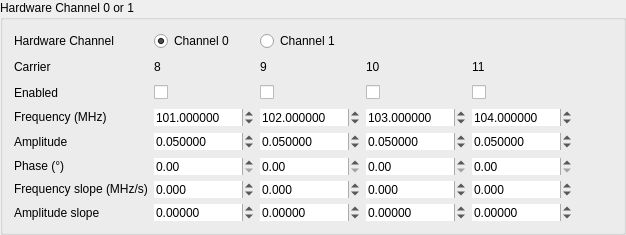
     <widget class="QGroupBox" name="groupBox_HW0_2">
      <property name="sizePolicy">
       <sizepolicy hsizetype="Preferred" vsizetype="Preferred">
        <horstretch>0</horstretch>
        <verstretch>0</verstretch>
       </sizepolicy>
      </property>
      <property name="minimumSize">
       <size>
        <width>0</width>
        <height>0</height>
       </size>
      </property>
      <property name="title">
       <string>Hardware Channel 0 or 1</string>
      </property>
      <property name="alignment">
       <set>Qt::AlignLeading|Qt::AlignLeft|Qt::AlignTop</set>
      </property>
      <layout class="QGridLayout" name="gridLayout_3">
       <item row="0" column="0">
        <widget class="QLabel" name="label_carrier_4">
         <property name="sizePolicy">
          <sizepolicy hsizetype="Preferred" vsizetype="Fixed">
           <horstretch>0</horstretch>
           <verstretch>0</verstretch>
          </sizepolicy>
         </property>
         <property name="minimumSize">
          <size>
           <width>120</width>
           <height>20</height>
          </size>
         </property>
         <property name="text">
          <string>Hardware Channel</string>
         </property>
        </widget>
       </item>
       <item row="1" column="2">
        <widget class="QLabel" name="label_core_9">
         <property name="text">
          <string>9</string>
         </property>
        </widget>
       </item>
       <item row="2" column="0">
        <widget class="QLabel" name="label_enabled_2">
         <property name="sizePolicy">
          <sizepolicy hsizetype="Fixed" vsizetype="Preferred">
           <horstretch>0</horstretch>
           <verstretch>0</verstretch>
          </sizepolicy>
         </property>
         <property name="minimumSize">
          <size>
           <width>120</width>
           <height>20</height>
          </size>
         </property>
         <property name="text">
          <string>Enabled</string>
         </property>
        </widget>
       </item>
       <item row="5" column="1">
        <widget class="QDoubleSpinBox" name="phase_8">
         <property name="sizePolicy">
          <sizepolicy hsizetype="Fixed" vsizetype="Fixed">
           <horstretch>0</horstretch>
           <verstretch>0</verstretch>
          </sizepolicy>
         </property>
         <property name="minimumSize">
          <size>
           <width>100</width>
           <height>0</height>
          </size>
         </property>
         <property name="frame">
          <bool>false</bool>
         </property>
         <property name="suffix">
          <string/>
         </property>
         <property name="decimals">
          <number>2</number>
         </property>
         <property name="maximum">
          <double>360.000000000000000</double>
         </property>
         <property name="singleStep">
          <double>0.100000000000000</double>
         </property>
        </widget>
       </item>
       <item row="1" column="3">
        <widget class="QLabel" name="label_core_10">
         <property name="text">
          <string>10</string>
         </property>
        </widget>
       </item>
       <item row="5" column="3">
        <widget class="QDoubleSpinBox" name="phase_10">
         <property name="sizePolicy">
          <sizepolicy hsizetype="Fixed" vsizetype="Fixed">
           <horstretch>0</horstretch>
           <verstretch>0</verstretch>
          </sizepolicy>
         </property>
         <property name="minimumSize">
          <size>
           <width>100</width>
           <height>0</height>
          </size>
         </property>
         <property name="frame">
          <bool>false</bool>
         </property>
         <property name="suffix">
          <string/>
         </property>
         <property name="decimals">
          <number>2</number>
         </property>
         <property name="maximum">
          <double>360.000000000000000</double>
         </property>
         <property name="singleStep">
          <double>0.100000000000000</double>
         </property>
        </widget>
       </item>
       <item row="3" column="2">
        <widget class="QDoubleSpinBox" name="frequency_9">
         <property name="sizePolicy">
          <sizepolicy hsizetype="Fixed" vsizetype="Fixed">
           <horstretch>0</horstretch>
           <verstretch>0</verstretch>
          </sizepolicy>
         </property>
         <property name="minimumSize">
          <size>
           <width>100</width>
           <height>0</height>
          </size>
         </property>
         <property name="frame">
          <bool>false</bool>
         </property>
         <property name="suffix">
          <string/>
         </property>
         <property name="decimals">
          <number>6</number>
         </property>
         <property name="maximum">
          <double>1250.000000000000000</double>
         </property>
         <property name="value">
          <double>102.000000000000000</double>
         </property>
        </widget>
       </item>
       <item row="1" column="1">
        <widget class="QLabel" name="label_core_8">
         <property name="text">
          <string>8</string>
         </property>
        </widget>
       </item>
       <item row="2" column="2">
        <widget class="QCheckBox" name="enable_9">
         <property name="sizePolicy">
          <sizepolicy hsizetype="Fixed" vsizetype="Fixed">
           <horstretch>0</horstretch>
           <verstretch>0</verstretch>
          </sizepolicy>
         </property>
         <property name="minimumSize">
          <size>
           <width>100</width>
           <height>0</height>
          </size>
         </property>
         <property name="text">
          <string/>
         </property>
         <property name="checked">
          <bool>false</bool>
         </property>
        </widget>
       </item>
       <item row="6" column="4">
        <widget class="QDoubleSpinBox" name="frequencySlope_11">
         <property name="sizePolicy">
          <sizepolicy hsizetype="Fixed" vsizetype="Fixed">
           <horstretch>0</horstretch>
           <verstretch>0</verstretch>
          </sizepolicy>
         </property>
         <property name="minimumSize">
          <size>
           <width>100</width>
           <height>0</height>
          </size>
         </property>
         <property name="frame">
          <bool>false</bool>
         </property>
         <property name="suffix">
          <string/>
         </property>
         <property name="decimals">
          <number>3</number>
         </property>
         <property name="minimum">
          <double>-1250.000000000000000</double>
         </property>
         <property name="maximum">
          <double>1250.000000000000000</double>
         </property>
         <property name="singleStep">
          <double>10.000000000000000</double>
         </property>
        </widget>
       </item>
       <item row="5" column="2">
        <widget class="QDoubleSpinBox" name="phase_9">
         <property name="sizePolicy">
          <sizepolicy hsizetype="Fixed" vsizetype="Fixed">
           <horstretch>0</horstretch>
           <verstretch>0</verstretch>
          </sizepolicy>
         </property>
         <property name="minimumSize">
          <size>
           <width>100</width>
           <height>0</height>
          </size>
         </property>
         <property name="frame">
          <bool>false</bool>
         </property>
         <property name="suffix">
          <string/>
         </property>
         <property name="decimals">
          <number>2</number>
         </property>
         <property name="maximum">
          <double>360.000000000000000</double>
         </property>
         <property name="singleStep">
          <double>0.100000000000000</double>
         </property>
        </widget>
       </item>
       <item row="3" column="4">
        <widget class="QDoubleSpinBox" name="frequency_11">
         <property name="sizePolicy">
          <sizepolicy hsizetype="Fixed" vsizetype="Fixed">
           <horstretch>0</horstretch>
           <verstretch>0</verstretch>
          </sizepolicy>
         </property>
         <property name="minimumSize">
          <size>
           <width>100</width>
           <height>0</height>
          </size>
         </property>
         <property name="frame">
          <bool>false</bool>
         </property>
         <property name="suffix">
          <string/>
         </property>
         <property name="decimals">
          <number>6</number>
         </property>
         <property name="maximum">
          <double>1250.000000000000000</double>
         </property>
         <property name="value">
          <double>104.000000000000000</double>
         </property>
        </widget>
       </item>
       <item row="1" column="4">
        <widget class="QLabel" name="label_core_11">
         <property name="text">
          <string>11</string>
         </property>
        </widget>
       </item>
       <item row="5" column="4">
        <widget class="QDoubleSpinBox" name="phase_11">
         <property name="sizePolicy">
          <sizepolicy hsizetype="Fixed" vsizetype="Fixed">
           <horstretch>0</horstretch>
           <verstretch>0</verstretch>
          </sizepolicy>
         </property>
         <property name="minimumSize">
          <size>
           <width>100</width>
           <height>0</height>
          </size>
         </property>
         <property name="frame">
          <bool>false</bool>
         </property>
         <property name="suffix">
          <string/>
         </property>
         <property name="decimals">
          <number>2</number>
         </property>
         <property name="maximum">
          <double>360.000000000000000</double>
         </property>
         <property name="singleStep">
          <double>0.100000000000000</double>
         </property>
        </widget>
       </item>
       <item row="5" column="0">
        <widget class="QLabel" name="label_phas_2">
         <property name="sizePolicy">
          <sizepolicy hsizetype="Preferred" vsizetype="Fixed">
           <horstretch>0</horstretch>
           <verstretch>0</verstretch>
          </sizepolicy>
         </property>
         <property name="minimumSize">
          <size>
           <width>120</width>
           <height>0</height>
          </size>
         </property>
         <property name="text">
          <string>Phase (°)</string>
         </property>
        </widget>
       </item>
       <item row="4" column="0">
        <widget class="QLabel" name="label_ampl_2">
         <property name="sizePolicy">
          <sizepolicy hsizetype="Preferred" vsizetype="Fixed">
           <horstretch>0</horstretch>
           <verstretch>0</verstretch>
          </sizepolicy>
         </property>
         <property name="minimumSize">
          <size>
           <width>120</width>
           <height>0</height>
          </size>
         </property>
         <property name="text">
          <string>Amplitude</string>
         </property>
        </widget>
       </item>
       <item row="6" column="0">
        <widget class="QLabel" name="label_freq_slope_2">
         <property name="sizePolicy">
          <sizepolicy hsizetype="Preferred" vsizetype="Fixed">
           <horstretch>0</horstretch>
           <verstretch>0</verstretch>
          </sizepolicy>
         </property>
         <property name="minimumSize">
          <size>
           <width>120</width>
           <height>0</height>
          </size>
         </property>
         <property name="text">
          <string>Frequency slope (MHz/s)</string>
         </property>
        </widget>
       </item>
       <item row="3" column="0">
        <widget class="QLabel" name="label_freq_2">
         <property name="sizePolicy">
          <sizepolicy hsizetype="Preferred" vsizetype="Fixed">
           <horstretch>0</horstretch>
           <verstretch>0</verstretch>
          </sizepolicy>
         </property>
         <property name="minimumSize">
          <size>
           <width>120</width>
           <height>0</height>
          </size>
         </property>
         <property name="text">
          <string>Frequency (MHz)</string>
         </property>
        </widget>
       </item>
       <item row="4" column="3">
        <widget class="QDoubleSpinBox" name="amplitude_10">
         <property name="sizePolicy">
          <sizepolicy hsizetype="Fixed" vsizetype="Fixed">
           <horstretch>0</horstretch>
           <verstretch>0</verstretch>
          </sizepolicy>
         </property>
         <property name="minimumSize">
          <size>
           <width>100</width>
           <height>0</height>
          </size>
         </property>
         <property name="frame">
          <bool>false</bool>
         </property>
         <property name="decimals">
          <number>6</number>
         </property>
         <property name="maximum">
          <double>1.000000000000000</double>
         </property>
         <property name="singleStep">
          <double>0.001000000000000</double>
         </property>
         <property name="value">
          <double>0.050000000000000</double>
         </property>
        </widget>
       </item>
       <item row="3" column="3">
        <widget class="QDoubleSpinBox" name="frequency_10">
         <property name="sizePolicy">
          <sizepolicy hsizetype="Fixed" vsizetype="Fixed">
           <horstretch>0</horstretch>
           <verstretch>0</verstretch>
          </sizepolicy>
         </property>
         <property name="minimumSize">
          <size>
           <width>100</width>
           <height>0</height>
          </size>
         </property>
         <property name="frame">
          <bool>false</bool>
         </property>
         <property name="suffix">
          <string/>
         </property>
         <property name="decimals">
          <number>6</number>
         </property>
         <property name="maximum">
          <double>1250.000000000000000</double>
         </property>
         <property name="value">
          <double>103.000000000000000</double>
         </property>
        </widget>
       </item>
       <item row="4" column="4">
        <widget class="QDoubleSpinBox" name="amplitude_11">
         <property name="sizePolicy">
          <sizepolicy hsizetype="Fixed" vsizetype="Fixed">
           <horstretch>0</horstretch>
           <verstretch>0</verstretch>
          </sizepolicy>
         </property>
         <property name="minimumSize">
          <size>
           <width>100</width>
           <height>0</height>
          </size>
         </property>
         <property name="frame">
          <bool>false</bool>
         </property>
         <property name="decimals">
          <number>6</number>
         </property>
         <property name="maximum">
          <double>1.000000000000000</double>
         </property>
         <property name="singleStep">
          <double>0.001000000000000</double>
         </property>
         <property name="value">
          <double>0.050000000000000</double>
         </property>
        </widget>
       </item>
       <item row="3" column="1">
        <widget class="QDoubleSpinBox" name="frequency_8">
         <property name="sizePolicy">
          <sizepolicy hsizetype="Fixed" vsizetype="Fixed">
           <horstretch>0</horstretch>
           <verstretch>0</verstretch>
          </sizepolicy>
         </property>
         <property name="minimumSize">
          <size>
           <width>100</width>
           <height>0</height>
          </size>
         </property>
         <property name="frame">
          <bool>false</bool>
         </property>
         <property name="suffix">
          <string/>
         </property>
         <property name="decimals">
          <number>6</number>
         </property>
         <property name="maximum">
          <double>1250.000000000000000</double>
         </property>
         <property name="value">
          <double>101.000000000000000</double>
         </property>
        </widget>
       </item>
       <item row="4" column="2">
        <widget class="QDoubleSpinBox" name="amplitude_9">
         <property name="sizePolicy">
          <sizepolicy hsizetype="Fixed" vsizetype="Fixed">
           <horstretch>0</horstretch>
           <verstretch>0</verstretch>
          </sizepolicy>
         </property>
         <property name="minimumSize">
          <size>
           <width>100</width>
           <height>0</height>
          </size>
         </property>
         <property name="frame">
          <bool>false</bool>
         </property>
         <property name="decimals">
          <number>6</number>
         </property>
         <property name="maximum">
          <double>1.000000000000000</double>
         </property>
         <property name="singleStep">
          <double>0.001000000000000</double>
         </property>
         <property name="value">
          <double>0.050000000000000</double>
         </property>
        </widget>
       </item>
       <item row="6" column="1">
        <widget class="QDoubleSpinBox" name="frequencySlope_8">
         <property name="sizePolicy">
          <sizepolicy hsizetype="Fixed" vsizetype="Fixed">
           <horstretch>0</horstretch>
           <verstretch>0</verstretch>
          </sizepolicy>
         </property>
         <property name="minimumSize">
          <size>
           <width>100</width>
           <height>0</height>
          </size>
         </property>
         <property name="frame">
          <bool>false</bool>
         </property>
         <property name="suffix">
          <string/>
         </property>
         <property name="decimals">
          <number>3</number>
         </property>
         <property name="minimum">
          <double>-1250.000000000000000</double>
         </property>
         <property name="maximum">
          <double>1250.000000000000000</double>
         </property>
         <property name="singleStep">
          <double>10.000000000000000</double>
         </property>
        </widget>
       </item>
       <item row="6" column="2">
        <widget class="QDoubleSpinBox" name="frequencySlope_9">
         <property name="sizePolicy">
          <sizepolicy hsizetype="Fixed" vsizetype="Fixed">
           <horstretch>0</horstretch>
           <verstretch>0</verstretch>
          </sizepolicy>
         </property>
         <property name="minimumSize">
          <size>
           <width>100</width>
           <height>0</height>
          </size>
         </property>
         <property name="frame">
          <bool>false</bool>
         </property>
         <property name="suffix">
          <string/>
         </property>
         <property name="decimals">
          <number>3</number>
         </property>
         <property name="minimum">
          <double>-1250.000000000000000</double>
         </property>
         <property name="maximum">
          <double>1250.000000000000000</double>
         </property>
         <property name="singleStep">
          <double>10.000000000000000</double>
         </property>
        </widget>
       </item>
       <item row="6" column="3">
        <widget class="QDoubleSpinBox" name="frequencySlope_10">
         <property name="sizePolicy">
          <sizepolicy hsizetype="Fixed" vsizetype="Fixed">
           <horstretch>0</horstretch>
           <verstretch>0</verstretch>
          </sizepolicy>
         </property>
         <property name="minimumSize">
          <size>
           <width>100</width>
           <height>0</height>
          </size>
         </property>
         <property name="frame">
          <bool>false</bool>
         </property>
         <property name="suffix">
          <string/>
         </property>
         <property name="decimals">
          <number>3</number>
         </property>
         <property name="minimum">
          <double>-1250.000000000000000</double>
         </property>
         <property name="maximum">
          <double>1250.000000000000000</double>
         </property>
         <property name="singleStep">
          <double>10.000000000000000</double>
         </property>
        </widget>
       </item>
       <item row="2" column="4">
        <widget class="QCheckBox" name="enable_11">
         <property name="sizePolicy">
          <sizepolicy hsizetype="Fixed" vsizetype="Fixed">
           <horstretch>0</horstretch>
           <verstretch>0</verstretch>
          </sizepolicy>
         </property>
         <property name="minimumSize">
          <size>
           <width>100</width>
           <height>0</height>
          </size>
         </property>
         <property name="text">
          <string/>
         </property>
         <property name="checked">
          <bool>false</bool>
         </property>
        </widget>
       </item>
       <item row="1" column="0">
        <widget class="QLabel" name="label_carrier_2">
         <property name="sizePolicy">
          <sizepolicy hsizetype="Preferred" vsizetype="Fixed">
           <horstretch>0</horstretch>
           <verstretch>0</verstretch>
          </sizepolicy>
         </property>
         <property name="minimumSize">
          <size>
           <width>120</width>
           <height>20</height>
          </size>
         </property>
         <property name="text">
          <string>Carrier</string>
         </property>
        </widget>
       </item>
       <item row="4" column="1">
        <widget class="QDoubleSpinBox" name="amplitude_8">
         <property name="sizePolicy">
          <sizepolicy hsizetype="Fixed" vsizetype="Fixed">
           <horstretch>0</horstretch>
           <verstretch>0</verstretch>
          </sizepolicy>
         </property>
         <property name="minimumSize">
          <size>
           <width>100</width>
           <height>0</height>
          </size>
         </property>
         <property name="frame">
          <bool>false</bool>
         </property>
         <property name="decimals">
          <number>6</number>
         </property>
         <property name="maximum">
          <double>1.000000000000000</double>
         </property>
         <property name="singleStep">
          <double>0.001000000000000</double>
         </property>
         <property name="value">
          <double>0.050000000000000</double>
         </property>
        </widget>
       </item>
       <item row="2" column="1">
        <widget class="QCheckBox" name="enable_8">
         <property name="sizePolicy">
          <sizepolicy hsizetype="Fixed" vsizetype="Fixed">
           <horstretch>0</horstretch>
           <verstretch>0</verstretch>
          </sizepolicy>
         </property>
         <property name="minimumSize">
          <size>
           <width>100</width>
           <height>0</height>
          </size>
         </property>
         <property name="text">
          <string/>
         </property>
         <property name="checked">
          <bool>false</bool>
         </property>
        </widget>
       </item>
       <item row="2" column="3">
        <widget class="QCheckBox" name="enable_10">
         <property name="sizePolicy">
          <sizepolicy hsizetype="Fixed" vsizetype="Fixed">
           <horstretch>0</horstretch>
           <verstretch>0</verstretch>
          </sizepolicy>
         </property>
         <property name="minimumSize">
          <size>
           <width>100</width>
           <height>0</height>
          </size>
         </property>
         <property name="text">
          <string/>
         </property>
         <property name="checked">
          <bool>false</bool>
         </property>
        </widget>
       </item>
       <item row="0" column="2">
        <widget class="QRadioButton" name="radioButton_01_1">
         <property name="text">
          <string>Channel 1</string>
         </property>
         <attribute name="buttonGroup">
          <string notr="true">buttonGroup_01</string>
         </attribute>
        </widget>
       </item>
       <item row="0" column="1">
        <widget class="QRadioButton" name="radioButton_01_0">
         <property name="text">
          <string>Channel 0</string>
         </property>
         <property name="checked">
          <bool>true</bool>
         </property>
         <attribute name="buttonGroup">
          <string notr="true">buttonGroup_01</string>
         </attribute>
        </widget>
       </item>
       <item row="4" column="5">
        <spacer name="horizontalSpacer">
         <property name="orientation">
          <enum>Qt::Horizontal</enum>
         </property>
         <property name="sizeHint" stdset="0">
          <size>
           <width>40</width>
           <height>20</height>
          </size>
         </property>
        </spacer>
       </item>
       <item row="7" column="0">
        <widget class="QLabel" name="label_67">
         <property name="text">
          <string>Amplitude slope</string>
         </property>
        </widget>
       </item>
       <item row="7" column="1">
        <widget class="QDoubleSpinBox" name="amplitudeSlope_8">
         <property name="sizePolicy">
          <sizepolicy hsizetype="Fixed" vsizetype="Fixed">
           <horstretch>0</horstretch>
           <verstretch>0</verstretch>
          </sizepolicy>
         </property>
         <property name="minimumSize">
          <size>
           <width>100</width>
           <height>0</height>
          </size>
         </property>
         <property name="wrapping">
          <bool>false</bool>
         </property>
         <property name="frame">
          <bool>false</bool>
         </property>
         <property name="buttonSymbols">
          <enum>QAbstractSpinBox::UpDownArrows</enum>
         </property>
         <property name="suffix">
          <string/>
         </property>
         <property name="decimals">
          <number>5</number>
         </property>
         <property name="minimum">
          <double>-100.000000000000000</double>
         </property>
         <property name="maximum">
          <double>100.000000000000000</double>
         </property>
         <property name="singleStep">
          <double>10.000000000000000</double>
         </property>
        </widget>
       </item>
       <item row="7" column="2">
        <widget class="QDoubleSpinBox" name="amplitudeSlope_9">
         <property name="sizePolicy">
          <sizepolicy hsizetype="Fixed" vsizetype="Fixed">
           <horstretch>0</horstretch>
           <verstretch>0</verstretch>
          </sizepolicy>
         </property>
         <property name="minimumSize">
          <size>
           <width>100</width>
           <height>0</height>
          </size>
         </property>
         <property name="wrapping">
          <bool>false</bool>
         </property>
         <property name="frame">
          <bool>false</bool>
         </property>
         <property name="buttonSymbols">
          <enum>QAbstractSpinBox::UpDownArrows</enum>
         </property>
         <property name="suffix">
          <string/>
         </property>
         <property name="decimals">
          <number>5</number>
         </property>
         <property name="minimum">
          <double>-100.000000000000000</double>
         </property>
         <property name="maximum">
          <double>100.000000000000000</double>
         </property>
         <property name="singleStep">
          <double>10.000000000000000</double>
         </property>
        </widget>
       </item>
       <item row="7" column="3">
        <widget class="QDoubleSpinBox" name="amplitudeSlope_10">
         <property name="sizePolicy">
          <sizepolicy hsizetype="Fixed" vsizetype="Fixed">
           <horstretch>0</horstretch>
           <verstretch>0</verstretch>
          </sizepolicy>
         </property>
         <property name="minimumSize">
          <size>
           <width>100</width>
           <height>0</height>
          </size>
         </property>
         <property name="wrapping">
          <bool>false</bool>
         </property>
         <property name="frame">
          <bool>false</bool>
         </property>
         <property name="buttonSymbols">
          <enum>QAbstractSpinBox::UpDownArrows</enum>
         </property>
         <property name="suffix">
          <string/>
         </property>
         <property name="decimals">
          <number>5</number>
         </property>
         <property name="minimum">
          <double>-100.000000000000000</double>
         </property>
         <property name="maximum">
          <double>100.000000000000000</double>
         </property>
         <property name="singleStep">
          <double>10.000000000000000</double>
         </property>
        </widget>
       </item>
       <item row="7" column="4">
        <widget class="QDoubleSpinBox" name="amplitudeSlope_11">
         <property name="sizePolicy">
          <sizepolicy hsizetype="Fixed" vsizetype="Fixed">
           <horstretch>0</horstretch>
           <verstretch>0</verstretch>
          </sizepolicy>
         </property>
         <property name="minimumSize">
          <size>
           <width>100</width>
           <height>0</height>
          </size>
         </property>
         <property name="wrapping">
          <bool>false</bool>
         </property>
         <property name="frame">
          <bool>false</bool>
         </property>
         <property name="buttonSymbols">
          <enum>QAbstractSpinBox::UpDownArrows</enum>
         </property>
         <property name="suffix">
          <string/>
         </property>
         <property name="decimals">
          <number>5</number>
         </property>
         <property name="minimum">
          <double>-100.000000000000000</double>
         </property>
         <property name="maximum">
          <double>100.000000000000000</double>
         </property>
         <property name="singleStep">
          <double>10.000000000000000</double>
         </property>
        </widget>
       </item>
      </layout>
     </widget>
